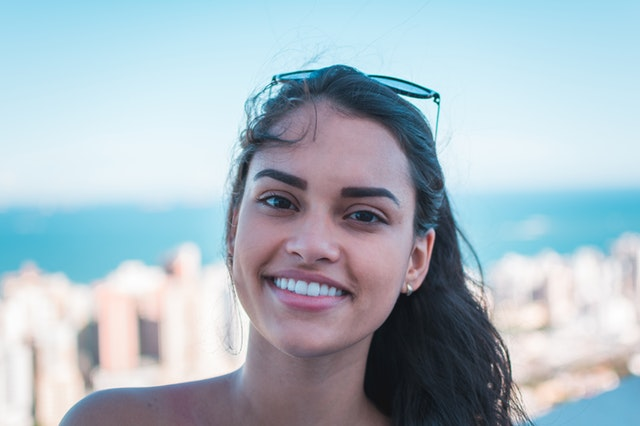
#> input picture opencv/opencv(8) temel işlemler/smile.jpg, 640 x 426 px
$ python 'resim dönüşüm dizeyi.py'
#> lines starting #> are read from the running program, lines starting #| are printed output that depends on the picture
import cv2
import numpy as np

img = cv2.imread("smile.jpg", 0)
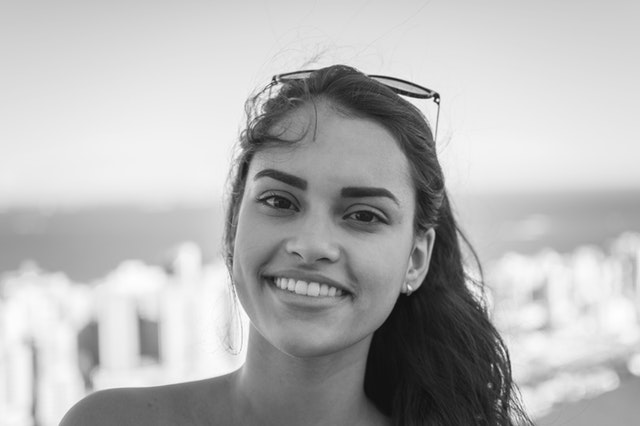
#> img: shape (426, 640); min 12, max 255, mean 181.5
row,col = img.shape
#> row = 426; col = 640

# print(img.shape)
# print(row)
# print(col)

M= np.float32([[1,0,50],[0,1,200]])  # matris düzeyinde girdiğimiz değerler sol üst köşedeki açıklığı değiştirir o da resmin kaymasını etkiliyor

dst = cv2.warpAffine(img,M,(row,col))
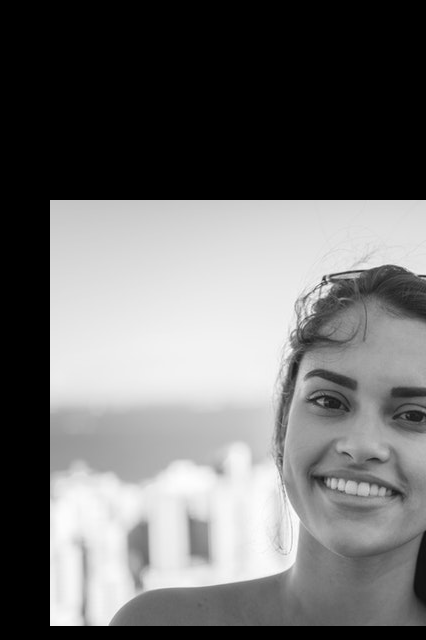
#> dst: shape (640, 426); min 0, max 255, mean 108.8

cv2.imshow("dst",dst)
cv2.waitKey(0)
cv2.destroyAllWindows()
